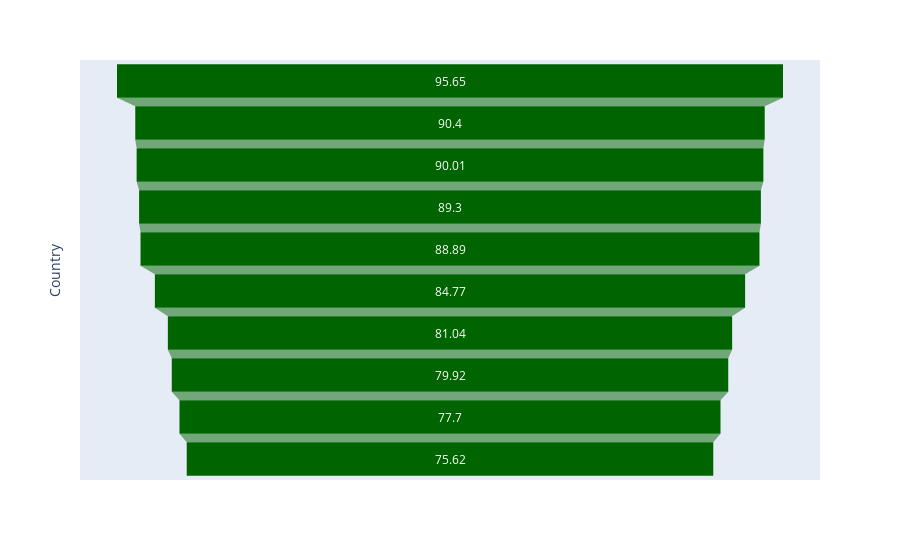

The cell this chart's notebook holds for it:
### Code cell
def fig_funnel_vaccine(a='Africa'):
    return px.funnel(func_continent(a).nlargest(10, 'people_vaccinated_per_hundred'),
                               x='people_vaccinated_per_hundred',
                               y='location', color_discrete_sequence=cls,
                               labels={"people_vaccinated_per_hundred": "Vaccination per 100", "location": "Country"}).update_yaxes(showticklabels=False)
fig_funnel_vaccine('North America')

### Figure 1 — Plotly figure (JSON) as saved in the notebook; plotly's stock layout.template omitted (floating-point values rounded to 4 significant figures)
{"data": [{"hovertemplate": "Vaccination per 100=%{x}<br>Country=%{y}<extra></extra>", "legendgroup": "", "marker": {"color": "#006400"}, "name": "", "orientation": "h", "showlegend": false, "type": "funnel", "x": [95.65, 90.4, 90.01, 89.3, 88.89, 84.77, 81.04, 79.92, 77.7, 75.62], "xaxis": "x", "y": ["Cuba", "Canada", "Cayman Islands", "Nicaragua", "Costa Rica", "Aruba", "United States", "Panama", "Mexico", "Bermuda"], "yaxis": "y"}], "layout": {"legend": {"tracegroupgap": 0}, "margin": {"t": 60}, "xaxis": {"anchor": "y", "domain": [0, 1], "title": {"text": "Vaccination per 100"}}, "yaxis": {"anchor": "x", "domain": [0, 1], "showticklabels": false, "title": {"text": "Country"}}}}
